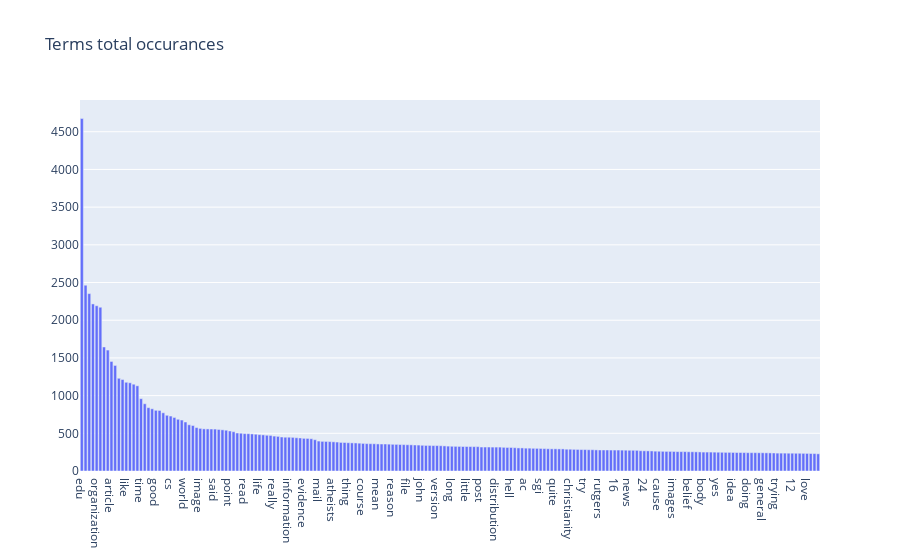

The notebook cell this image was saved under:
### Markdown cell above
Now we can make a bar chart. It won't look so clear with zoom equal to one, but as we use plotly, we can look closer at any range.

### Code cell
#creating a plot using plotly, with terms names for X axis, and number of its occurences for Y.
#using just first 3000.
import plotly.graph_objects as go

fig = go.Figure(    
    go.Bar(x=top200.Word, y=top200.Freq),
    layout_title_text="Terms total occurances"
)

fig.show()

### Figure 1 — Plotly figure (JSON) as saved in the notebook; plotly's stock layout.template omitted (floating-point values rounded to 4 significant figures; data arrays with more than 128 entries replaced by an {"elided": "..."} marker saying what was removed)
{"data": [{"type": "bar", "x": {"elided": "200 str values"}, "y": {"elided": "200 int values"}}], "layout": {"title": {"text": "Terms total occurances"}}}
